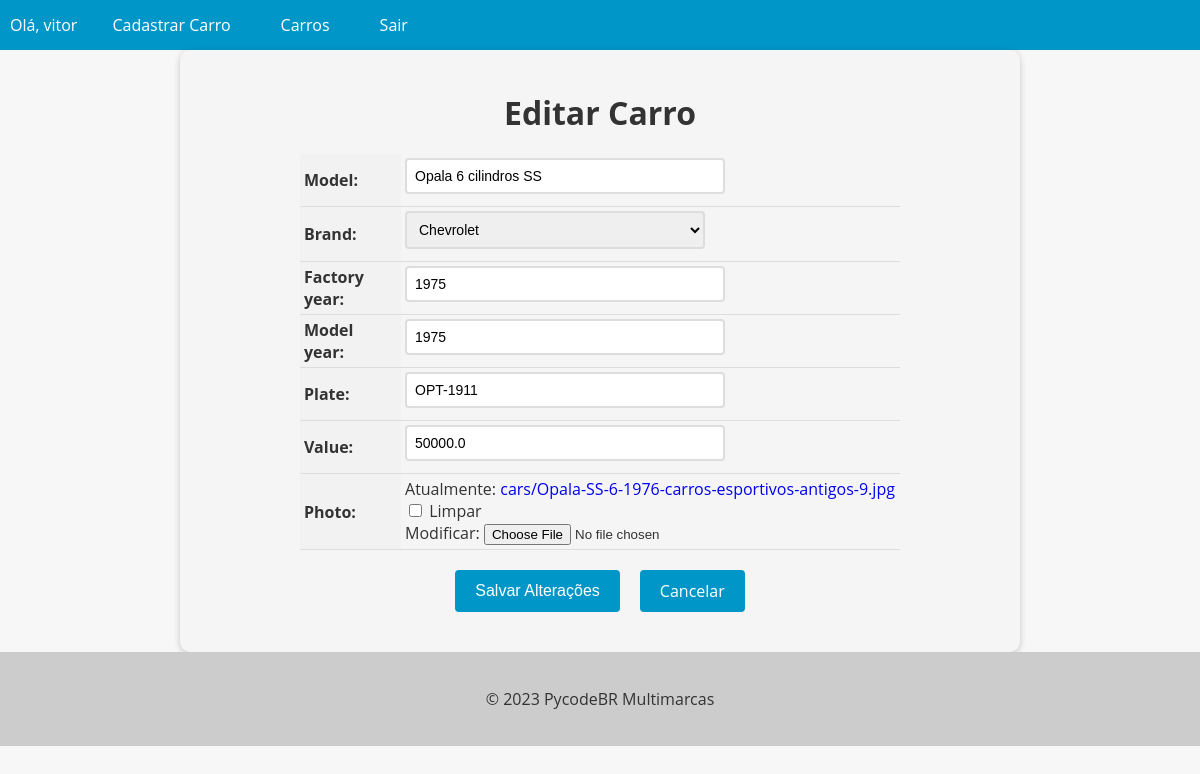
Page /car/3/update (signed in) on the earlier database version.
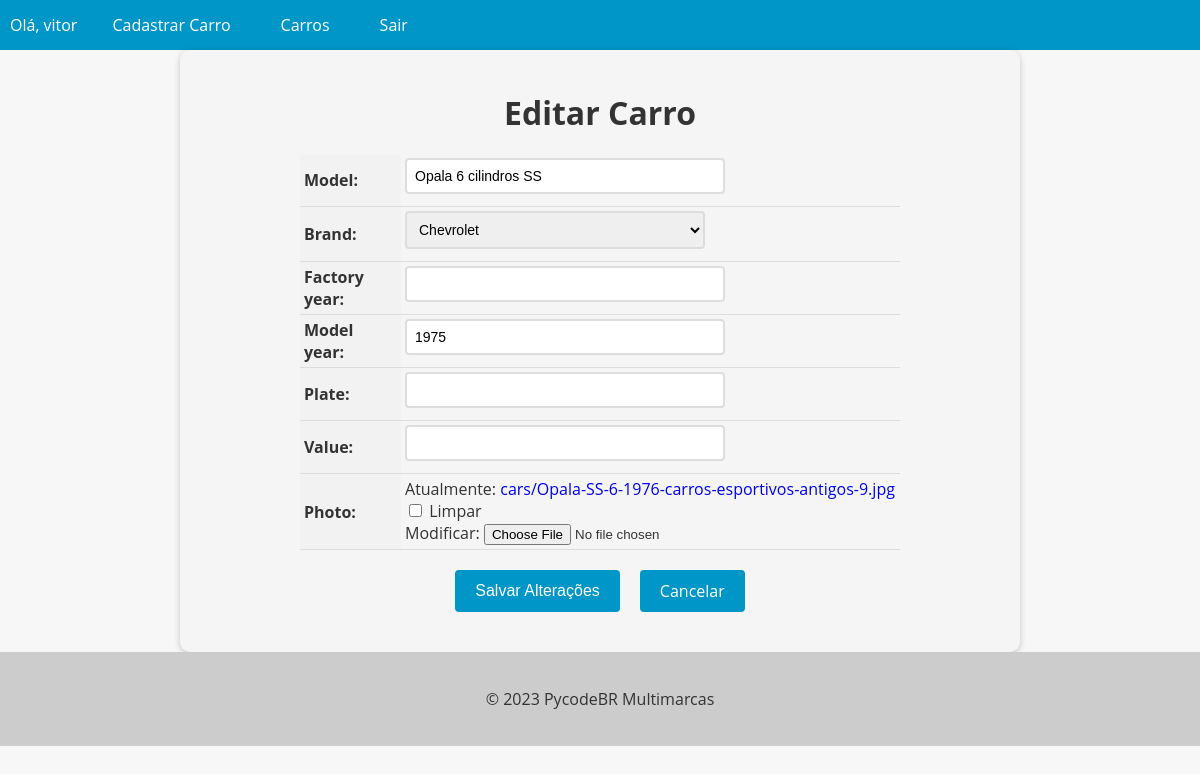
Same page on the later database version.
### cars/models.py (models this page shows, shortened)
class Car (models.Model):
    id = models.AutoField(primary_key=True)
    model = models.CharField(max_length=200)
    brand = models.ForeignKey(Brand,on_delete=models.PROTECT,related_name='car_brand')
    factory_year = models.IntegerField(blank=True, null=True)
    model_year = models.IntegerField(blank=True, null=True)
    plate = models.CharField(max_length=10, blank=True, null= True)
    value = models.FloatField(blank=True, null=True)
    photo = models.ImageField(upload_to='cars/', blank=True, null= True)

### cars/views.py (the view, shortened to what this page needs)
@method_decorator(login_required(login_url='login'), name='dispatch')
class CarUpdateView(UpdateView):
    model = Car
    form_class= CarModelform
    template_name= 'car_update.html'

### cars/forms.py (shortened to what this page needs)
class CarModelform(forms.ModelForm):
    class Meta:
        model = Car
        fields = '__all__'

### cars/models.py (called while the page is built)
    def __str__(self):
        return self.name

### cars/templates/car_update.html (shortened to what this page needs)
{% extends "base.html" %}
{% block content %}
  <form method="post" enctype="multipart/form-data">
    <h1>Editar Carro</h1>
    <table>
      {{ form.as_table }}
    </table>
    <div>
      <div class="buttons-container">
        <input type="submit" value="Salvar Alterações" class="btn btn-primary">
        <a href="{% url 'cars_list' %}" class="btn btn-secondary">Cancelar</a>
      </div>
    </div>
  </form>
{% endblock %}

Differences in the rows shown:
changed Car "Opala 6 cilindros SS": factory_year "1975" → (not shown); plate "OPT-1911" → (not shown); value "50000.0" → (not shown)
